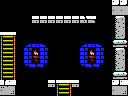

Rendered tile map (Tiled .tmx) drawn with the repository's tilesets; below, a short description and the full map source, tile grids included:
An orthogonal 16x12 tile map with 8x8 px tiles, 1 tile layer (Tile Layer 1) and 3 objects (2x item, 4x4-item).

<map version="1.0" orientation="orthogonal" renderorder="right-down" width="16" height="12" tilewidth="8" tileheight="8" nextobjectid="4">
 <properties>
  <property name="down" value="stairs" />
  <property name="left" value="hole" />
  <property name="up" value="hole" />
 </properties>
 <tileset firstgid="1" name="tiles" tilewidth="8" tileheight="8" tilecount="256" columns="16">
  <image source="tiles.png" width="128" height="128" />
 </tileset>
 <layer name="Tile Layer 1" width="16" height="12">
  <data encoding="csv">
1,1,1,1,1,1,1,1,1,1,1,1,1,1,247,247,
1,1,1,1,1,1,1,1,1,1,1,1,1,1,153,153,
1,1,1,1,254,254,254,254,254,254,143,144,1,1,196,197,
1,1,1,1,1,1,1,1,1,1,1,1,1,1,212,213,
105,106,1,1,1,1,1,1,1,1,1,1,1,1,228,229,
249,168,1,150,167,201,1,1,1,1,150,167,201,1,244,245,
249,168,1,189,99,189,1,1,1,1,189,99,189,1,196,197,
249,168,1,189,130,189,1,1,1,1,189,130,189,1,212,213,
249,168,1,161,131,193,1,1,1,1,161,131,193,1,228,229,
249,168,1,1,1,1,1,1,1,1,1,1,1,1,244,245,
151,156,1,1,1,1,254,105,106,254,1,1,1,1,247,156,
153,152,1,1,1,1,1,249,168,1,1,1,1,1,153,152
</data>
 </layer>
 <objectgroup name="objects">
  <object id="1" type="4x4-item" x="48" y="48" width="32" height="32" />
  <object id="2" type="item" x="40" y="0" width="16" height="16" />
  <object id="3" type="item" x="72" y="0" width="16" height="16" />
 </objectgroup>
</map>
